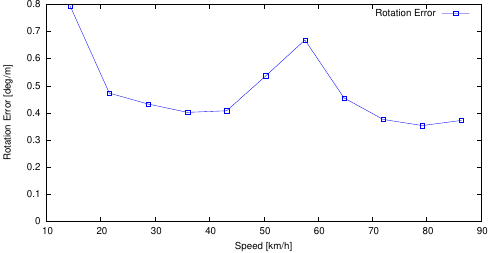

This chart was generated by the following gnuplot code:
set term postscript eps enhanced color
set output "offline_res=0.5_avg_rs.eps"
set size ratio 0.5
set yrange [0:*]
set xlabel "Speed [km/h]"
set ylabel "Rotation Error [deg/m]"
plot "offline_res=0.5_avg_rs.txt" using ($1*3.6):($2*57.3) title 'Rotation Error' lc rgb "#0000FF" pt 4 w linespoints
